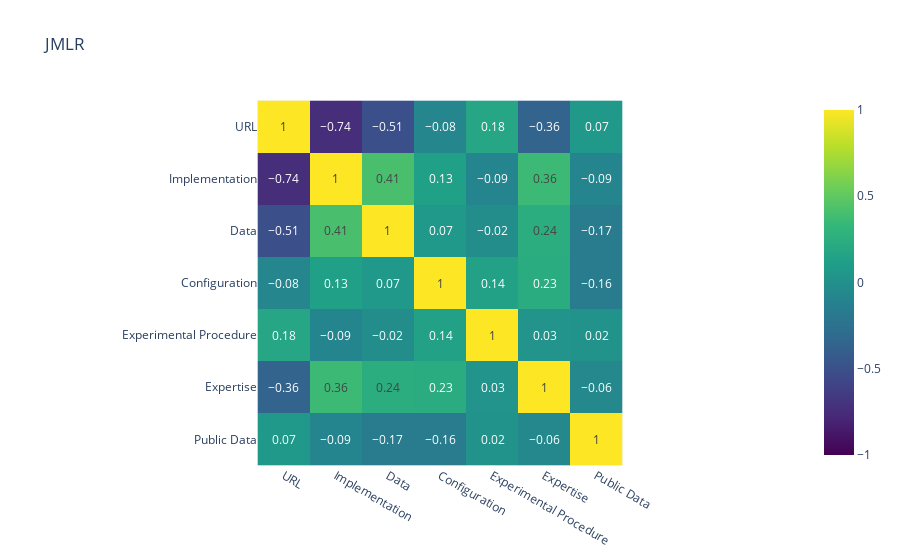

Here is the notebook cell this chart was saved with:
### Code cell
# Create a correlation heatmap per source as subplots
filter = ["year", "Average"]

# Arrange subfigures axis for paper
#enable_axis = [(True, False), (False, False), (True, False), (False, False), (True, True), (False, True)]
for index, source in enumerate(source_order):
    corr_df = df[df["source"] == source].corr(method="kendall", numeric_only=True).round(2)
    corr_df = corr_df.drop(filter, axis=1).drop(filter, axis=0)
    corr_df = corr_df.rename({"implementation_url": "URL", "public_data_fraction": "Public Data"}, axis=1)
    corr_df = corr_df.rename({"implementation_url": "URL", "public_data_fraction": "Public Data"}, axis=0)
    sub_fig = px.imshow(corr_df, text_auto=True, zmin=-1, zmax=1, color_continuous_scale="Viridis", title=f"{source}")
    #if not enable_axis[index][0]:
    #    sub_fig.update_yaxes(showticklabels=False)
    #if not enable_axis[index][1]:
    #    sub_fig.update_xaxes(showticklabels=False)
    sub_fig.write_image(f"latex/plots/{source}_correlation.pdf")
sub_fig.show()

### Figure 1 — Plotly figure (JSON) as saved in the notebook; plotly's stock layout.template omitted (floating-point values rounded to 4 significant figures)
{"data": [{"coloraxis": "coloraxis", "hovertemplate": "x: %{x}<br>y: %{y}<br>color: %{z}<extra></extra>", "name": "0", "texttemplate": "%{z}", "type": "heatmap", "x": ["URL", "Implementation", "Data", "Configuration", "Experimental Procedure", "Expertise", "Public Data"], "xaxis": "x", "y": ["URL", "Implementation", "Data", "Configuration", "Experimental Procedure", "Expertise", "Public Data"], "yaxis": "y", "z": [[1.0, -0.74, -0.51, -0.08, 0.18, -0.36, 0.07], [-0.74, 1.0, 0.41, 0.13, -0.09, 0.36, -0.09], [-0.51, 0.41, 1.0, 0.07, -0.02, 0.24, -0.17], [-0.08, 0.13, 0.07, 1.0, 0.14, 0.23, -0.16], [0.18, -0.09, -0.02, 0.14, 1.0, 0.03, 0.02], [-0.36, 0.36, 0.24, 0.23, 0.03, 1.0, -0.06], [0.07, -0.09, -0.17, -0.16, 0.02, -0.06, 1.0]]}], "layout": {"coloraxis": {"cmax": 1, "cmin": -1, "colorscale": [[0, "#440154"], [0.1111, "#482878"], [0.2222, "#3e4989"], [0.3333, "#31688e"], [0.4444, "#26828e"], [0.5556, "#1f9e89"], [0.6667, "#35b779"], [0.7778, "#6ece58"], [0.8889, "#b5de2b"], [1, "#fde725"]]}, "title": {"text": "JMLR"}, "xaxis": {"anchor": "y", "constrain": "domain", "domain": [0, 1], "scaleanchor": "y"}, "yaxis": {"anchor": "x", "autorange": "reversed", "constrain": "domain", "domain": [0, 1]}}}
